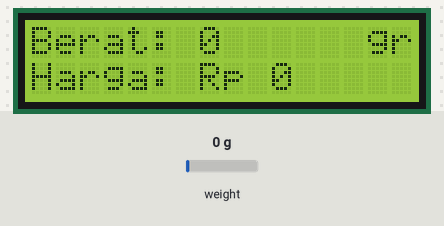
The sketch below on a simulated Arduino Uno, built with avr-gcc and run on an emulated ATmega328P. Parts: 16×2 character LCD. Inputs (shaded band) come from the test bench; at power-on: weight on the scale 0 g. What the sketch prints to the serial monitor is not drawn.

Above: at 2.2 s.
2.3 s: weight on the scale set to 1250 g
At 3.6 s:
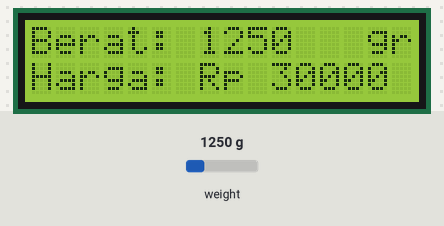
3.9 s: weight on the scale set to 4900 g
At 4.5 s:
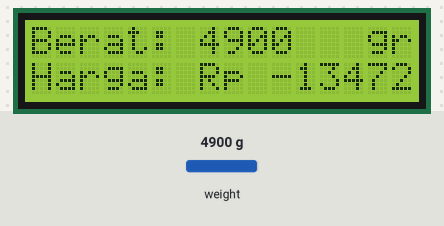
5.4 s: weight on the scale set to 100 g
At 6.8 s:
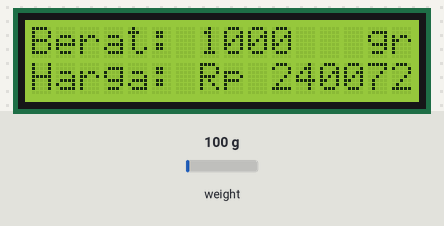
Timing chart, 0 to 8.4 s (numbered marks = the images above; inputs shaded):
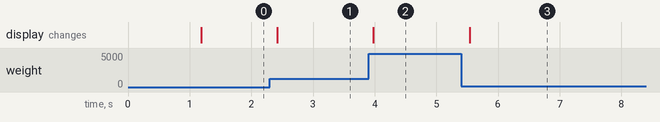

The sketch:

Read_LoadCell.ino
```cpp
#include <HX711.h>
#include <LiquidCrystal_I2C.h>
#define DOUT  A0
#define CLK  A1

HX711 scale(DOUT, CLK);
LiquidCrystal_I2C lcd(0x27, 16, 2);

float calibration_factor = 504.10;
int gram, total;
int harga=6000;
int satuan=250;

void setup() {
  Serial.begin(9600);
  lcd.init();
  lcd.backlight();
  scale.set_scale();
  scale.tare();
  lcd.clear();
}

void loop() {
  scale.set_scale(calibration_factor);
  gram = scale.get_units(), 4;
  total = gram * (harga/satuan);

  lcd.setCursor(0, 0);
  lcd.print("Berat: ");
  lcd.print(gram);
  lcd.setCursor(14, 0);
  lcd.print("gr");

  lcd.setCursor(0, 1);
  lcd.print("Harga: Rp ");
  lcd.print(total);

  Serial.println("--------------------");

  Serial.print("Berat : ");
  Serial.print(gram);
  Serial.println(" gr");

  Serial.print("Harga : Rp ");
  Serial.println(total);
}
```

Measured:
- after the input at 2.3 s, the display: changes after 0.12 s (image 1)
- after the input at 3.9 s, the display: changes after 0.08 s (image 2)
- after the input at 5.4 s, the display: changes after 0.14 s (image 3)
